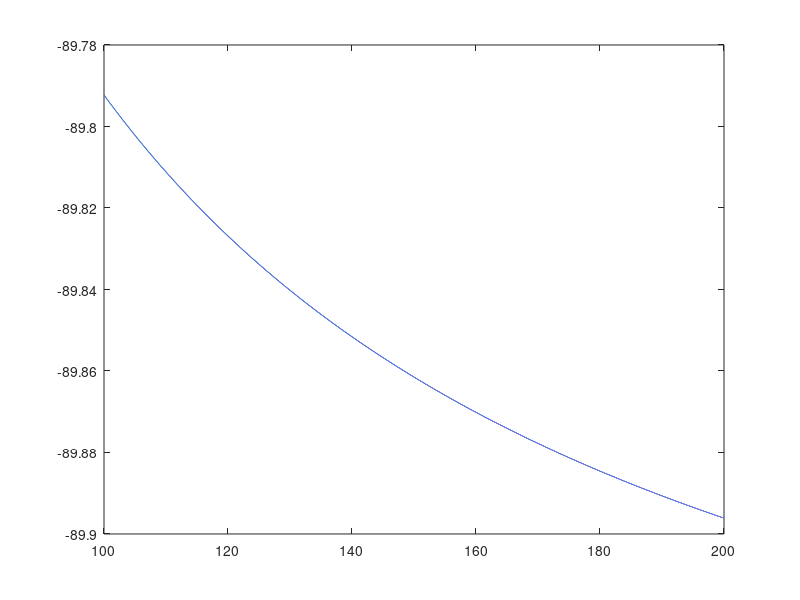

The MATLAB source for this figure:
f=@(x)(20.785 ./(x-0.03))-(2 ./(x .*(x+0.03)))-90;
a=0.165;
b=0.175;
if(f(a)*f(b)>0)
    fprintf('You  have to give the value for which f(a)*f(b)<0 ')
else
    while(abs(b-a)>=0.00001)
        c = (a*f(b)-b*f(a))/(f(b)-f(a));
        if(f(a)*f(c)<0)
            b=c;
        else
            a=c;
        end
    end
end
fprintf('Root is: %f',c)

% Domain
x = 100: 0.001: 200;

% Plotting function
plot(x,f(x))